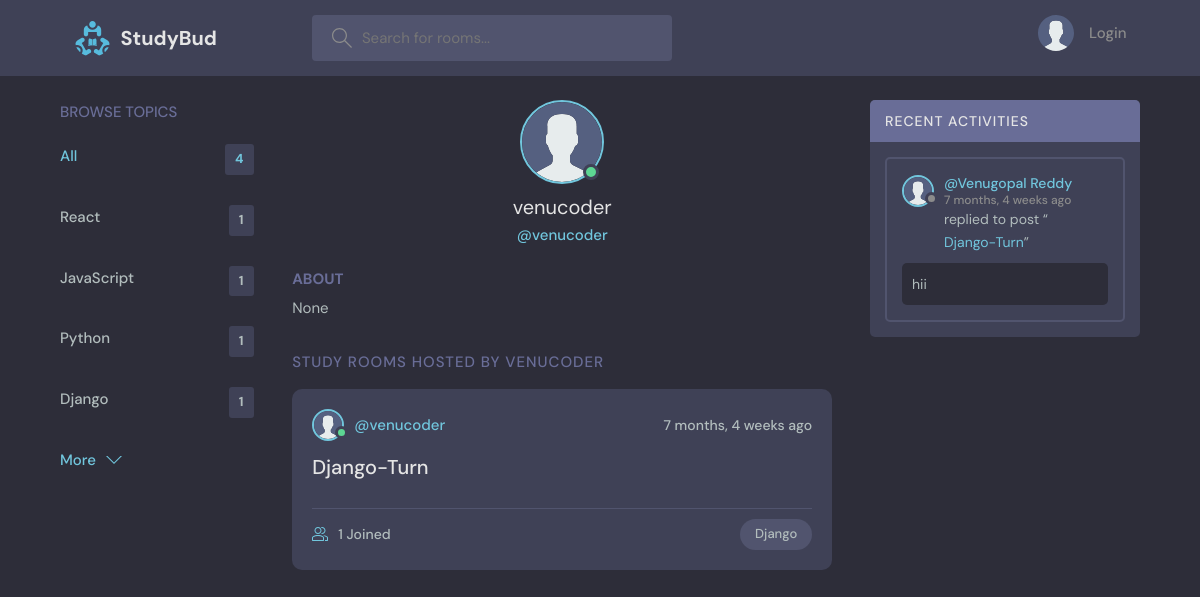
/profile/5, run on the app's committed database.
### base/models.py (models this page shows, shortened)
class Topic(models.Model):
    name = models.CharField(max_length=200)

class User(AbstractUser):
    name = models.CharField(max_length=200, null=True)
    email = models.EmailField(unique=True)
    bio = models.TextField(null=True, blank=True)
    avatar = models.ImageField(null=True, default="avatar.svg")
    USERNAME_FIELD = 'email'
    REQUIRED_FIELDS = ['username',]

class Room(models.Model):
    host = models.ForeignKey(User, on_delete=models.SET_NULL, null=True)
    topic = models.ForeignKey(Topic, on_delete=models.SET_NULL, null=True)
    name = models.CharField(max_length=200)
    description = models.TextField(null=True, blank=True)
    participants = models.ManyToManyField(User, related_name='participants', blank=True)
    updated = models.DateTimeField(auto_now=True)
    created = models.DateTimeField(auto_now_add=True)
    class Meta:
        ordering = ['-updated', '-created']
    def __str__(self):
        return self.name

class Message(models.Model):
    user = models.ForeignKey(User, on_delete=models.CASCADE)
    room = models.ForeignKey(Room, on_delete=models.CASCADE)
    body = models.TextField()
    updated = models.DateTimeField(auto_now=True)
    created = models.DateTimeField(auto_now_add=True)
    class Meta:
        ordering = ['-updated', '-created']

### base/views.py (the view)
# urls.py: path('profile/<str:pk>', views.userProfile, name='user-profile'),
def userProfile(request, pk):
    user = User.objects.get(id=pk)
    rooms = user.room_set.all()
    room_messages = user.message_set.all()
    topics = Topic.objects.all()
    context = {'user': user, 'rooms': rooms,
               'room_messages': room_messages, 'topics': topics}
    return render(request, 'base/profile.html', context)

### base/templates/base/profile.html (shortened to what this page needs)
{% extends 'main.html' %}
{% block content %}
<main class="profile-page layout layout--3">
  <div class="container">
    {% include 'base/topics_component.html' %}
    <div class="roomList">
      <div class="profile">
        <div class="profile__avatar">
          <div class="avatar avatar--large active">
            <img src="{{user.avatar.url}}" />
          </div>
        </div>
        <div class="profile__info">
          <h3>{{user.username}}</h3>
          <p>@{{user.username}}</p>
        </div>
        <div class="profile__about">
          <h3>About</h3>
          <p>
            {{user.bio}}
          </p>
        </div>
      </div>
      <div class="roomList__header">
        <div>
          <h2>Study Rooms Hosted by {{user.username}}</a>
          </h2>
        </div>
      </div>
      {% include 'base/feed_component.html' %}
    </div>
    {% include 'base/activity_component.html' %}
  </div>
</main>
{% endblock content %}

### base/templates/base/topics_component.html
<div class="topics">
    <div class="topics__header">
        <h2>Browse Topics</h2>
    </div>
    <ul class="topics__list">
        <li>
            <a href="{% url 'home' %}" class="active">All <span>{{topics.count}} </span></a>
        </li>
        {% for topic in topics %}
        <li>
            <a href="{% url 'home' %}?q={{topic.name}}">{{topic.name}} <span>{{topic.room_set.all.count}} </span></a>
        </li>
        {% endfor %}
    </ul>
    <a class="btn btn--link" href="{% url 'topics' %}">
        More
        <svg version="1.1" xmlns="http://www.w3.org/2000/svg" width="32" height="32" viewBox="0 0 32 32">
            <title>chevron-down</title>
            <path d="M16 21l-13-13h-3l16 16 16-16h-3l-13 13z"></path>
        </svg>
    </a>
</div>

### base/templates/base/feed_component.html (shortened to what this page needs)
{% for room in rooms %}
<div class="roomListRoom">
    <div class="roomListRoom__header">
        <a href="{% url 'user-profile' room.host.id %}" class="roomListRoom__author">
            <div class="avatar avatar--small active">
                <img src="{{room.host.avatar.url}}" />
            </div>
            <span>@{{room.host.username}}</span>
        </a>
        <div class="roomListRoom__actions">
            <span>{{room.created|timesince}} ago</span>
        </div>
    </div>
    <div class="roomListRoom__content">
        <a href="{% url 'room' room.id %}">{{room.name}}</a>
    </div>
    <div class="roomListRoom__meta">
        <a href="{% url 'room' room.id %}" class="roomListRoom__joined">
            {{room.participants.all.count}} Joined
        </a>
        <p class="roomListRoom__topic">{{room.topic.name}}</p>
    </div>
</div>
{% endfor %}

### base/templates/base/activity_component.html (shortened to what this page needs)
<div class="activities">
    <div class="activities__header">
        <h2>Recent Activities</h2>
    </div>
    {% for message in room_messages %}
    <div class="activities__box">
        <div class="activities__boxHeader roomListRoom__header">
            <a href="{% url 'user-profile' message.user.id %}" class="roomListRoom__author">
                <div class="avatar avatar--small">
                    <img src="{{message.user.avatar.url}}" />
                </div>
                <p>
                    @{{message.user.name}}
                    <span>{{message.created|timesince}} ago</span>
                </p>
            </a>
        </div>
        <div class="activities__boxContent">
            <p>replied to post “<a href="{% url 'room' message.room.id %}">{{message.room}}</a>”</p>
            <div class="activities__boxRoomContent">
                {{message.body}}
            </div>
        </div>
    </div>
    {% endfor %}
</div>

### data on the page
Topic: name "React", room_set.all.count "1"
Topic: name "JavaScript", room_set.all.count "1"
Topic: name "Python", room_set.all.count "1"
Topic: name "Django", room_set.all.count "1"
User: avatar (placeholder picture), username "venucoder", bio "None", username "VENUCODER"
Room: host.avatar (placeholder picture), host.username "venucoder", created "7 months, 4 weeks", name "Django-Turn", participants.all.count "1", topic.name "Django"
Message: user.avatar (placeholder picture), user.name "Venugopal Reddy", created "7 months, 4 weeks", room "Django-Turn", body "hii"

### other printed values
{{ topics.count }} "4"
